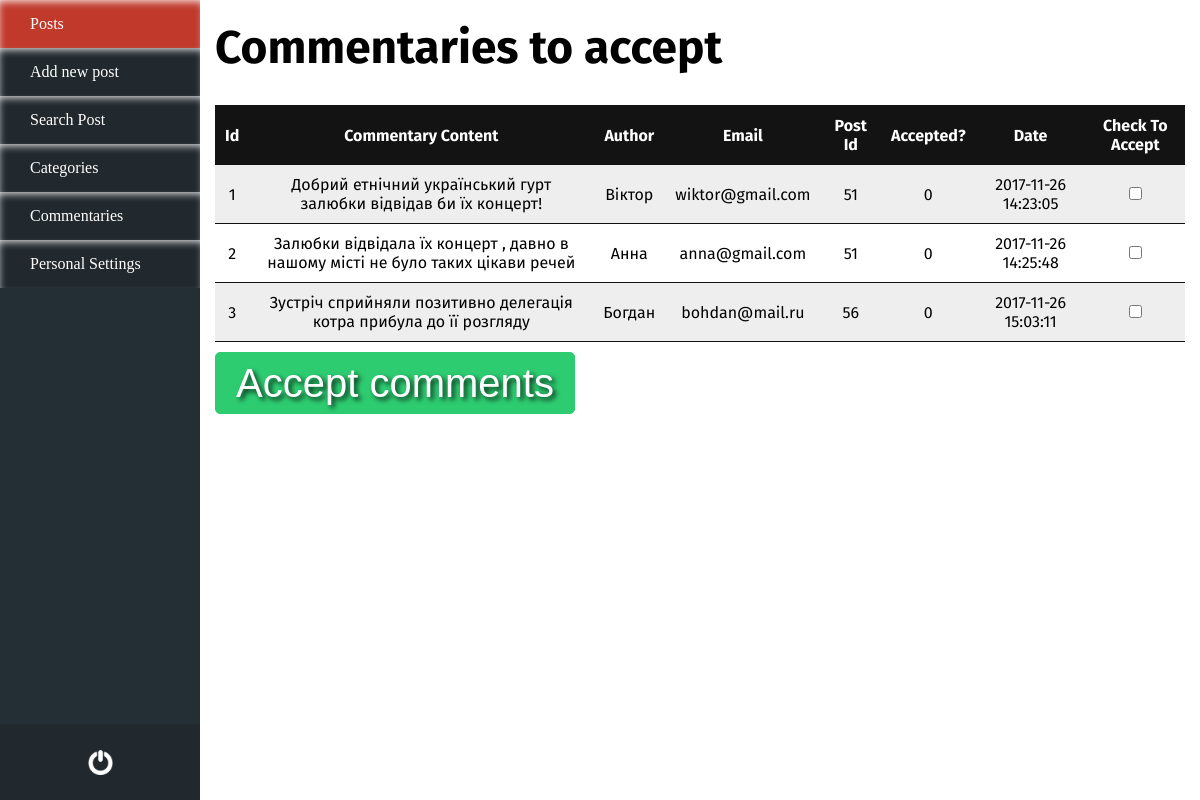
The page /app/admin/admin_header.php?side=comments on the database its author committed.
### tables this page shows
CREATE TABLE IF NOT EXISTS `news_commentary` (
  `id` int(10) unsigned NOT NULL AUTO_INCREMENT,
  `comm_text` text NOT NULL,
  `comm_author` varchar(30) NOT NULL,
  `comm_email` varchar(255) NOT NULL,
  `post_id` int(10) unsigned NOT NULL,
  `accepted` int(1) NOT NULL DEFAULT '0',
  `time_` datetime NOT NULL,
  PRIMARY KEY (`id`),
  KEY `post_id` (`post_id`)
);

### app/php-classes/Database.php (called while the page is built, shortened)
<?php
class Database{
    protected $data_b;
        public function __construct(){
			$this->data_b = new PDO('mysql:host='.host.';dbname='.database.';charset=utf8', user, password);
			$this->data_b->setAttribute(PDO::ATTR_ERRMODE, PDO::ERRMODE_EXCEPTION);
			$this->data_b->setAttribute(PDO::ATTR_EMULATE_PREPARES, false);
		}
		public function news_sql_execution($news_query){
			$result = $this->data_b->exec($news_query);
			return $result;
		}
    public function news_sql_query($news_query){
        $result = $this->data_b->query($news_query);
        return $result;
    }
}
?>

### app/admin/comments.php (the view, shortened to what this page needs)
<div class="container">
    <h1 class="page-name">
        Commentaries to accept
    </h1>
    <?php
        $db = new Database();
        $accepted_comments = $db->news_sql_query('select * from news_commentary where accepted = 0');
            if($accepted_comments->rowCount()>0){
                $acc_arr = array();
                while($row = $accepted_comments->fetch(PDO::FETCH_ASSOC)){
                    $acc_arr[] = $row;
                }
            }else{
                echo "<p>There is no commentaries to accept :)</p>";
            }
    ?>
          <?php if(isset($acc_arr)): ?>
        <form id="commentaries" action="" method="post">
            <table>
                <tr>
                    <th>
                        Id
                    </th>
                    <th>
                        Commentary content
                    </th>
                    <th>
                        Author
                    </th>
                    <th>
                        Email
                    </th>
                    <th>
                        Post id
                    </th>
                    <th>
                        Accepted?
                    </th>
                    <th>
                        Date
                    </th>
                    <th>
                        Check to accept
                    </th>
                </tr>
                <?php foreach($acc_arr as $key=>$val): ?>
                <tr>
                    <?php foreach($val as $key): ?>
                    <td>
                        <?php echo $key; ?>
                    </td>
                    <?php endforeach; ?>
                    <td>
                        <input type="checkbox" name="comm-post-<?php echo $val["id"]; ?>">
                    </td>
                </tr>
                <?php endforeach; ?>
            </table>
            <input type="submit" value="Accept comments">
              <?php endif; ?>
        </form>
</div>

### app/css/admin.css (style rules this page uses)
* { outline: none; }
html { height: 100%; }
.container { max-width: 1230px; width: 100%; padding: 0 15px; }
.admin-content-wrapper table tr:nth-child(1) { background: #131313; }
.admin-content-wrapper table tr:nth-child(1) th { color: #fff; text-transform: capitalize; }
.admin-content-wrapper table { width: 100%; border-collapse: collapse; text-align: center; }
.admin-content-wrapper table tr:nth-child(even) { background: #eee; }
.admin-content-wrapper table tr { border-top: 1px solid #131313; border-bottom: 1px solid #131313; padding: 10px 0; }
.admin-content-wrapper table th, .admin-content-wrapper table td { padding: 10px; }
body { font-family: 'Fira Sans'; min-height: 100%; }
.page-name { padding-top: 20px; margin-bottom: 30px; font-size: 46px; }
#commentaries input[type="submit"] { margin-top: 10px; border: 1px solid #2ecc71; background: #2ecc71; color: #fff; text-shadow: 3px 3px 5px rgba(0, 0, 0, 0.8); padding-left: 20px; line-height: 60px; padding-right: 20px; font-size: 40px; -webkit-border-radius: 5px; -moz-border-radius: 5px; border-radius: 5px; outline: none; cursor: pointer; }

### rows shown on the page
news_commentary: id "1", comm_text "Добрий етнічний український гурт залюбки відвідав би їх концерт!", comm_author "Віктор", comm_email "wiktor@gmail.com", post "51", accepted "0", time_ "2017-11-26 14:23:05"
news_commentary: id "2", comm_text "Залюбки відвідала їх концерт , давно в нашому місті не було таких цікави речей", comm_author "Анна", comm_email "anna@gmail.com", post "51", accepted "0", time_ "2017-11-26 14:25:48"
news_commentary: id "3", comm_text "Зустріч сприйняли позитивно делегація котра прибула до її розгляду", comm_author "Богдан", comm_email "bohdan@mail.ru", post "56", accepted "0", time_ "2017-11-26 15:03:11"
